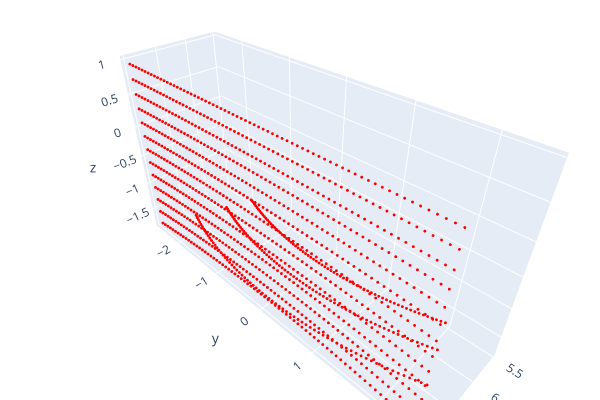

Write notebook code for a chart like this one.
### Code cell
visualize_pointcloud(pcl)

### Figure 1 — Plotly figure (JSON) as saved in the notebook; plotly's stock layout.template omitted (floating-point values rounded to 4 significant figures; data arrays with more than 128 entries replaced by an {"elided": "..."} marker saying what was removed)
{"data": [{"marker": {"color": {"elided": "1104x3 int values"}, "size": 1}, "mode": "markers", "type": "scatter3d", "x": {"elided": "1104 float values"}, "y": {"elided": "1104 float values"}, "z": {"elided": "1104 float values"}}], "layout": {"height": 400, "margin": {"b": 0, "l": 0, "r": 0, "t": 0}, "scene": {"camera": {"center": {"x": 0, "y": 0, "z": 0}, "up": {"x": 0, "y": 0, "z": 1}}}, "showlegend": false, "width": 600}}
